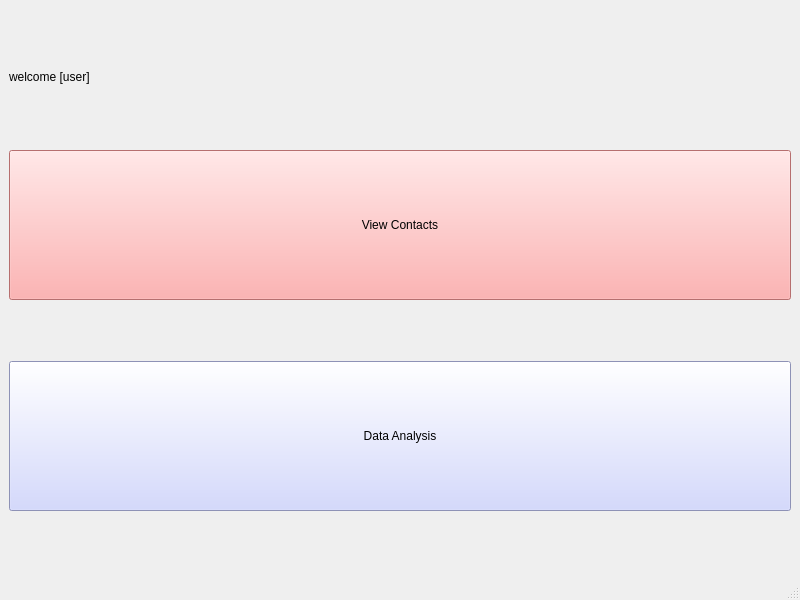
<?xml version="1.0" encoding="UTF-8"?>
<ui version="4.0">
 <class>ResearcherPortal</class>
 <widget class="QMainWindow" name="ResearcherPortal">
  <property name="geometry">
   <rect>
    <x>0</x>
    <y>0</y>
    <width>800</width>
    <height>600</height>
   </rect>
  </property>
  <property name="windowTitle">
   <string>MainWindow</string>
  </property>
  <widget class="QWidget" name="centralwidget">
   <layout class="QVBoxLayout" name="verticalLayout">
    <item>
     <widget class="QLabel" name="welcome_label">
      <property name="maximumSize">
       <size>
        <width>16777215</width>
        <height>25</height>
       </size>
      </property>
      <property name="text">
       <string>welcome [user]</string>
      </property>
     </widget>
    </item>
    <item>
     <widget class="QPushButton" name="viewContactButton">
      <property name="minimumSize">
       <size>
        <width>0</width>
        <height>150</height>
       </size>
      </property>
      <property name="styleSheet">
       <string notr="true">background-color: rgb(255, 155, 155)</string>
      </property>
      <property name="text">
       <string>View Contacts</string>
      </property>
     </widget>
    </item>
    <item>
     <widget class="QPushButton" name="dataAnalysisButton">
      <property name="minimumSize">
       <size>
        <width>0</width>
        <height>150</height>
       </size>
      </property>
      <property name="font">
       <font>
        <pointsize>9</pointsize>
       </font>
      </property>
      <property name="styleSheet">
       <string notr="true">background-color: rgb(199, 205, 255)</string>
      </property>
      <property name="text">
       <string>Data Analysis</string>
      </property>
     </widget>
    </item>
   </layout>
  </widget>
  <widget class="QMenuBar" name="menubar">
   <property name="geometry">
    <rect>
     <x>0</x>
     <y>0</y>
     <width>800</width>
     <height>17</height>
    </rect>
   </property>
  </widget>
  <widget class="QStatusBar" name="statusbar"/>
 </widget>
 <resources/>
 <connections/>
</ui>
